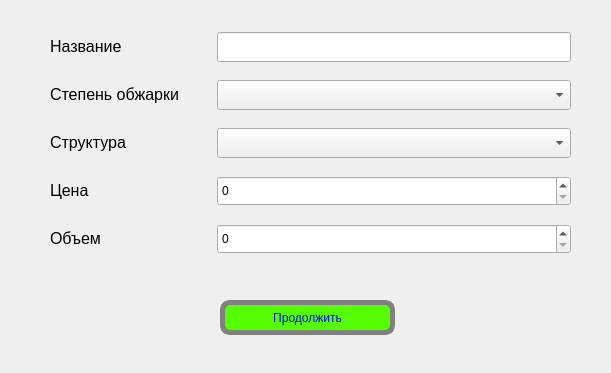
<?xml version="1.0" encoding="UTF-8"?>
<ui version="4.0">
 <class>k</class>
 <widget class="QDialog" name="k">
  <property name="windowModality">
   <enum>Qt::NonModal</enum>
  </property>
  <property name="enabled">
   <bool>true</bool>
  </property>
  <property name="geometry">
   <rect>
    <x>0</x>
    <y>0</y>
    <width>611</width>
    <height>373</height>
   </rect>
  </property>
  <property name="windowTitle">
   <string>Dialog</string>
  </property>
  <widget class="QPushButton" name="add">
   <property name="geometry">
    <rect>
     <x>220</x>
     <y>300</y>
     <width>175</width>
     <height>35</height>
    </rect>
   </property>
   <property name="minimumSize">
    <size>
     <width>100</width>
     <height>35</height>
    </size>
   </property>
   <property name="maximumSize">
    <size>
     <width>175</width>
     <height>16777215</height>
    </size>
   </property>
   <property name="toolTip">
    <string>&lt;html&gt;&lt;head/&gt;&lt;body&gt;&lt;p&gt;После добавления не забудьте обновить!&lt;/p&gt;&lt;/body&gt;&lt;/html&gt;</string>
   </property>
   <property name="styleSheet">
    <string notr="true">#add {
background-color: rgb(85, 255, 0);
font: 75 10pt &quot;MS Shell Dlg 2&quot;;
border-radius: 10px;
border: 5px solid grey;
color: blue;
}

#add:hover {
border: 5px solid #5555ff;
}</string>
   </property>
   <property name="text">
    <string>Продолжить</string>
   </property>
  </widget>
  <widget class="QWidget" name="layoutWidget">
   <property name="geometry">
    <rect>
     <x>50</x>
     <y>20</y>
     <width>521</width>
     <height>251</height>
    </rect>
   </property>
   <layout class="QVBoxLayout" name="verticalLayout">
    <item>
     <layout class="QHBoxLayout" name="horizontalLayout_3">
      <item>
       <widget class="QLabel" name="label_3">
        <property name="minimumSize">
         <size>
          <width>161</width>
          <height>30</height>
         </size>
        </property>
        <property name="maximumSize">
         <size>
          <width>161</width>
          <height>30</height>
         </size>
        </property>
        <property name="text">
         <string>&lt;html&gt;&lt;head/&gt;&lt;body&gt;&lt;p&gt;&lt;span style=&quot; font-size:12pt;&quot;&gt;Название&lt;/span&gt;&lt;/p&gt;&lt;/body&gt;&lt;/html&gt;</string>
        </property>
       </widget>
      </item>
      <item>
       <widget class="QLineEdit" name="lineEdit_3">
        <property name="minimumSize">
         <size>
          <width>300</width>
          <height>30</height>
         </size>
        </property>
       </widget>
      </item>
     </layout>
    </item>
    <item>
     <layout class="QHBoxLayout" name="horizontalLayout_2">
      <item>
       <widget class="QLabel" name="label_2">
        <property name="minimumSize">
         <size>
          <width>161</width>
          <height>30</height>
         </size>
        </property>
        <property name="maximumSize">
         <size>
          <width>161</width>
          <height>30</height>
         </size>
        </property>
        <property name="text">
         <string>&lt;html&gt;&lt;head/&gt;&lt;body&gt;&lt;p&gt;&lt;span style=&quot; font-size:12pt;&quot;&gt;Степень обжарки&lt;/span&gt;&lt;/p&gt;&lt;/body&gt;&lt;/html&gt;</string>
        </property>
       </widget>
      </item>
      <item>
       <widget class="QComboBox" name="comboBox">
        <property name="minimumSize">
         <size>
          <width>300</width>
          <height>30</height>
         </size>
        </property>
       </widget>
      </item>
     </layout>
    </item>
    <item>
     <layout class="QHBoxLayout" name="horizontalLayout_4">
      <item>
       <widget class="QLabel" name="label_4">
        <property name="minimumSize">
         <size>
          <width>161</width>
          <height>30</height>
         </size>
        </property>
        <property name="maximumSize">
         <size>
          <width>161</width>
          <height>30</height>
         </size>
        </property>
        <property name="text">
         <string>&lt;html&gt;&lt;head/&gt;&lt;body&gt;&lt;p&gt;&lt;span style=&quot; font-size:12pt;&quot;&gt;Структура&lt;/span&gt;&lt;/p&gt;&lt;/body&gt;&lt;/html&gt;</string>
        </property>
       </widget>
      </item>
      <item>
       <widget class="QComboBox" name="comboBox_2">
        <property name="minimumSize">
         <size>
          <width>300</width>
          <height>30</height>
         </size>
        </property>
       </widget>
      </item>
     </layout>
    </item>
    <item>
     <layout class="QHBoxLayout" name="horizontalLayout_5">
      <item>
       <widget class="QLabel" name="label_5">
        <property name="minimumSize">
         <size>
          <width>161</width>
          <height>30</height>
         </size>
        </property>
        <property name="maximumSize">
         <size>
          <width>161</width>
          <height>30</height>
         </size>
        </property>
        <property name="text">
         <string>&lt;html&gt;&lt;head/&gt;&lt;body&gt;&lt;p&gt;&lt;span style=&quot; font-size:12pt;&quot;&gt;Цена&lt;/span&gt;&lt;/p&gt;&lt;/body&gt;&lt;/html&gt;</string>
        </property>
       </widget>
      </item>
      <item>
       <widget class="QSpinBox" name="spinBox">
        <property name="minimumSize">
         <size>
          <width>300</width>
          <height>30</height>
         </size>
        </property>
        <property name="maximum">
         <number>999999999</number>
        </property>
       </widget>
      </item>
     </layout>
    </item>
    <item>
     <layout class="QHBoxLayout" name="horizontalLayout_6">
      <item>
       <widget class="QLabel" name="label_6">
        <property name="minimumSize">
         <size>
          <width>161</width>
          <height>30</height>
         </size>
        </property>
        <property name="maximumSize">
         <size>
          <width>161</width>
          <height>30</height>
         </size>
        </property>
        <property name="text">
         <string>&lt;html&gt;&lt;head/&gt;&lt;body&gt;&lt;p&gt;&lt;span style=&quot; font-size:12pt;&quot;&gt;Объем&lt;/span&gt;&lt;/p&gt;&lt;/body&gt;&lt;/html&gt;</string>
        </property>
       </widget>
      </item>
      <item>
       <widget class="QSpinBox" name="spinBox_2">
        <property name="minimumSize">
         <size>
          <width>300</width>
          <height>30</height>
         </size>
        </property>
        <property name="maximum">
         <number>999999999</number>
        </property>
       </widget>
      </item>
     </layout>
    </item>
   </layout>
  </widget>
 </widget>
 <resources/>
 <connections/>
</ui>
